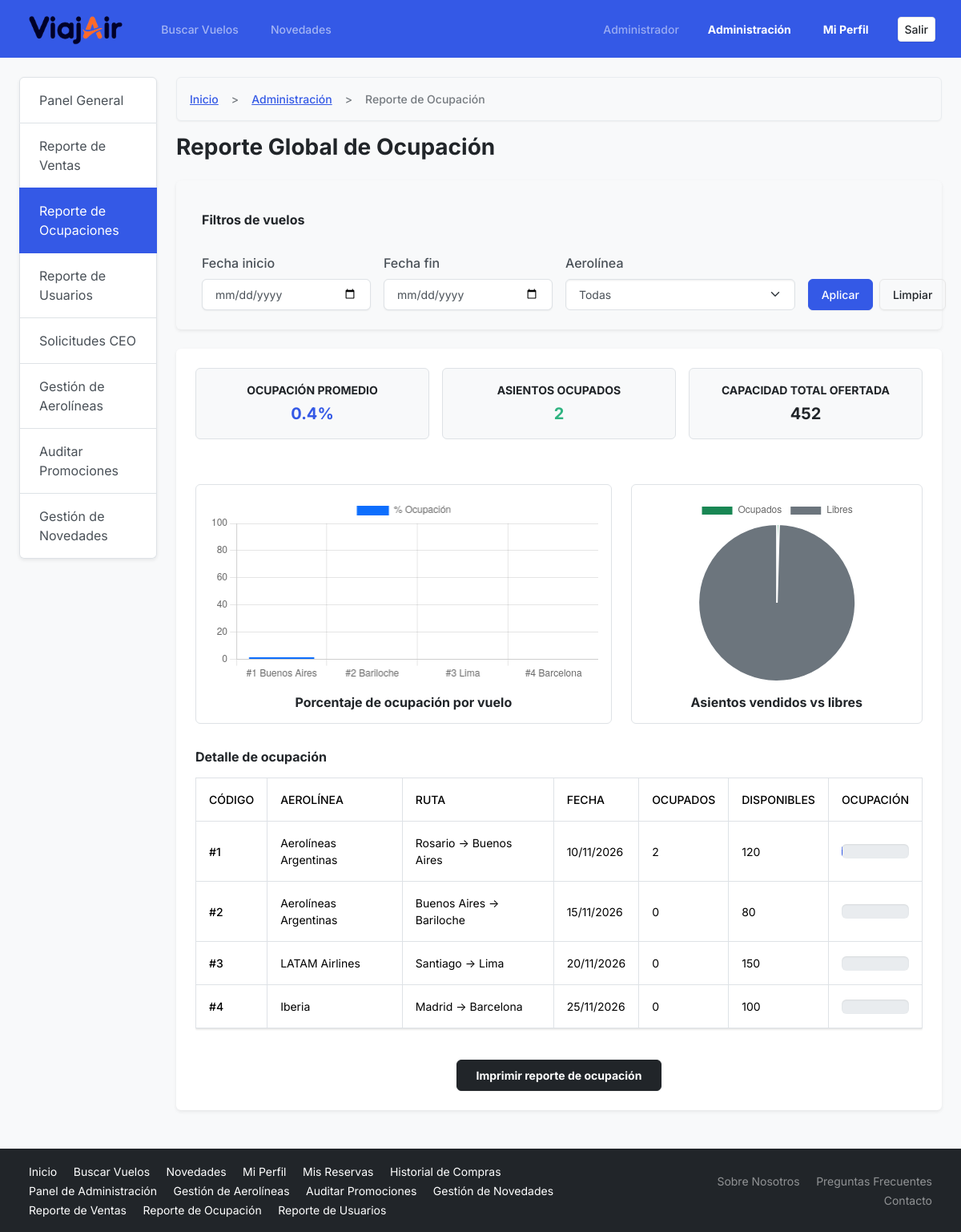
Screenshot of /admin/reporte_ocupacion.php (signed in) with the database file from the repository.
### tables this page shows
CREATE TABLE VUELOS (
    codVuelo INT AUTO_INCREMENT PRIMARY KEY,
    codAerolinea INT NOT NULL,
    origenVuelo VARCHAR(50) NOT NULL,
    destinoVuelo VARCHAR(50) NOT NULL,
    fechaSalidaVuelo DATE NOT NULL,
    horaSalidaVuelo TIME NOT NULL,
    precioVuelo DECIMAL(10,2) NOT NULL,
    asientosDisponibles INT NOT NULL,
    FOREIGN KEY (codAerolinea) REFERENCES AEROLINEAS(codAerolinea) ON DELETE CASCADE
);

CREATE TABLE AEROLINEAS (
    codAerolinea INT AUTO_INCREMENT PRIMARY KEY,
    nombreAerolinea VARCHAR(100) NOT NULL,
    codigoIATA VARCHAR(3) NOT NULL,
    descripcionAerolinea VARCHAR(200) NOT NULL,
    codPais VARCHAR(3) NOT NULL
);

### admin/reporte_ocupacion.php (the view, shortened to what this page needs)
<?php
require '../includes/conexion.php';
$inicio = filter_input(INPUT_GET, 'fecha_inicio', FILTER_UNSAFE_RAW);
$fin = filter_input(INPUT_GET, 'fecha_fin', FILTER_UNSAFE_RAW);
$inicio = is_string($inicio) ? trim($inicio) : ''; $fin = is_string($fin) ? trim($fin) : '';
$condiciones = ['1=1']; $params = []; $tipos = '';
$where = 'WHERE ' . implode(' AND ', $condiciones);
$sql = "SELECT v.codVuelo, v.origenVuelo, v.destinoVuelo, v.fechaSalidaVuelo, v.asientosDisponibles, a.nombreAerolinea,
    COALESCE(SUM(CASE WHEN r.estadoReserva = 'confirmada' THEN r.cantidadPasajes ELSE 0 END),0)
    ocupados FROM VUELOS v INNER JOIN AEROLINEAS a
    ON a.codAerolinea = v.codAerolinea LEFT JOIN RESERVAS r
    ON r.codVuelo = v.codVuelo $where GROUP BY v.codVuelo ORDER BY v.fechaSalidaVuelo";
$stmt = $conexion->prepare($sql);
$stmt->execute();
$result = $stmt->get_result();
$vuelos = [];
$capacidad = 0;
$ocupadosTotal = 0;
$labels = [];
$datos = [];
while ($v = $result->fetch_assoc()) {
    $v['capacidad'] = (int) $v['asientosDisponibles'] + (int) $v['ocupados'];
    $v['porcentaje'] = $v['capacidad'] ? round($v['ocupados'] / $v['capacidad'] * 100, 1) : 0;
    $vuelos[] = $v;
    $capacidad += $v['capacidad'];
    $ocupadosTotal += (int) $v['ocupados'];
    $labels[] = '#' . $v['codVuelo'] . ' ' . $v['destinoVuelo'];
    $datos[] = $v['porcentaje'];
}
$hayDatos = count($vuelos) > 0;
$ocupacion = $capacidad ? round($ocupadosTotal / $capacidad * 100, 1) : 0;
require '../includes/header.php';
?>
<div class="row">
    <?php
    require 'sidebar_admin.php';
    ?>
    <div class="col-md-9 col-lg-10">
        <nav aria-label="breadcrumb" class="d-print-none">
            <ol class="breadcrumb">
                <li class="breadcrumb-item"><a href="/tpi/index.php">Inicio</a></li>
                <li class="breadcrumb-item"><a href="/tpi/admin/dashboard.php">Administración</a></li>
                <li class="breadcrumb-item active" aria-current="page">Reporte de Ocupación</li>
            </ol>
        </nav>
        <h1 class="h3 fw-bold text-dark mb-4">Reporte Global de Ocupación</h1>
        <div class="card shadow-sm border-0 bg-light mb-4 d-print-none">
            <div class="card-body p-4">
                <form method="GET">
                    <fieldset class="row g-3 align-items-end border-0 p-0 m-0">
                        <legend class="h6 fw-bold text-dark mb-3">Filtros de vuelos</legend>
                        <div class="col-12 col-md-3">
                            <label for="fecha_inicio" class="form-label">Fecha inicio</label>
                            <input type="date" id="fecha_inicio" name="fecha_inicio" class="form-control" value="<?= htmlspecialchars($inicio); ?>">
                        </div>
                        <div class="col-12 col-md-3">
                            <label for="fecha_fin" class="form-label">Fecha fin</label>
                            <input type="date" id="fecha_fin" name="fecha_fin" class="form-control" value="<?= htmlspecialchars($fin); ?>">
                        </div>
                        <div class="col-12 col-md-4">
                            <label for="aerolinea" class="form-label">Aerolínea</label>
                            <select id="aerolinea" name="aerolinea" class="form-select">
                                <option value="0">Todas</option>
                            </select>
                        </div>
                        <div class="col-12 col-md-2 d-flex gap-2">
                            <button class="btn btn-primary" type="submit">Aplicar</button>
                            <a class="btn btn-outline-secondary" href="reporte_ocupacion.php">Limpiar</a>
                        </div>
                    </fieldset>
                </form>
            </div>
        </div>
        <?php if ($hayDatos): ?>
            <div class="card shadow-sm border-0 mb-4 p-4 bg-white">
                <div class="row g-3 mb-4">
                    <div class="col-12 col-md-4"><div class="p-3 bg-light border rounded text-center"><span class="text-dark small text-uppercase d-block fw-bold mb-1">Ocupación promedio</span><span class="fs-5 fw-bold text-primary d-block"><?= $ocupacion; ?>%</span></div></div>
                    <div class="col-12 col-md-4"><div class="p-3 bg-light border rounded text-center"><span class="text-dark small text-uppercase d-block fw-bold mb-1">Asientos ocupados</span><span class="fs-5 fw-bold text-success d-block"><?= $ocupadosTotal; ?></span></div></div>
                    <div class="col-12 col-md-4"><div class="p-3 bg-light border rounded text-center"><span class="text-dark small text-uppercase d-block fw-bold mb-1">Capacidad total ofertada</span><span class="fs-5 fw-bold text-dark d-block"><?= $capacidad; ?></span></div></div>
                </div>
                <div class="row g-4 my-2">
                    <div class="col-12 col-lg-7">
                        <div class="p-3 border rounded text-center h-100 bg-white">
                            <div style="position: relative; height: 230px;"><canvas id="ocupacionVuelos" role="img" aria-labelledby="titulo-ocupacion-vuelos"></canvas></div>
                            <h2 id="titulo-ocupacion-vuelos" class="h6 fw-bold text-dark mt-3 mb-0">Porcentaje de ocupación por vuelo</h2>
                        </div>
                    </div>
                    <div class="col-12 col-lg-5">
                        <div class="p-3 border rounded text-center h-100 bg-white">
                            <div style="position: relative; height: 230px;"><canvas id="ocupacionGlobal" role="img" aria-labelledby="titulo-ocupacion-global"></canvas></div>
                            <h2 id="titulo-ocupacion-global" class="h6 fw-bold text-dark mt-3 mb-0">Asientos vendidos vs libres</h2>
                        </div>
                    </div>
                </div>
                <div class="bloque-tabla-imprimir mt-4">
                    <h2 class="h6 fw-bold text-dark mb-3">Detalle de ocupación</h2>
                    <div class="table-responsive">
                        <table class="table table-bordered align-middle">
                            <thead><tr><th scope="col">Código</th><th scope="col">Aerolínea</th><th scope="col">Ruta</th><th scope="col">Fecha</th><th scope="col">Ocupados</th><th scope="col">Disponibles</th><th scope="col">Ocupación</th></tr></thead>
                            <tbody>
                                <?php foreach ($vuelos as $v): ?>
                                    <tr>
                                        <th scope="row">#<?= (int) $v['codVuelo']; ?></th>
                                        <td><?= htmlspecialchars($v['nombreAerolinea']); ?></td>
                                        <td><?= htmlspecialchars($v['origenVuelo'] . ' → ' . $v['destinoVuelo']); ?></td>
                                        <td><?= date('d/m/Y', strtotime($v['fechaSalidaVuelo'])); ?></td>
                                        <td><?= (int) $v['ocupados']; ?></td>
                                        <td><?= (int) $v['asientosDisponibles']; ?></td>
                                        <td><div class="progress" style="height: 18px;" aria-label="Ocupación: <?= $v['porcentaje']; ?> por ciento"></div></td>
                                    </tr>
                                <?php endforeach; ?>
                            </tbody>
                        </table>
                    </div>
                </div>
                <div class="text-center mt-4 d-print-none"><button type="button" class="btn btn-dark fw-bold px-4" onclick="window.print();">Imprimir reporte de ocupación</button></div>
            </div>
        <?php else: ?>
            <div class="alert alert-info text-center p-4 shadow-sm border-0" role="alert" aria-live="assertive">No existen vuelos para los filtros seleccionados.</div>
        <?php endif; ?>
    </div>
</div>
<?php if ($hayDatos): ?>
<script>
    new Chart(document.getElementById('ocupacionVuelos'), {
        type: 'bar',
        data: {
            labels: <?= json_encode($labels); ?>,
            datasets: [{ label: '% Ocupación', data: <?= json_encode($datos); ?>, backgroundColor: '#0d6efd' }]
        },
        options: { responsive: true, maintainAspectRatio: false, scales: { y: { beginAtZero: true, max: 100 } } }
    });
    new Chart(document.getElementById('ocupacionGlobal'), {
        type: 'pie',
        data: {
            labels: ['Ocupados', 'Libres'],
            datasets: [{ data: [<?= $ocupadosTotal; ?>, <?= $capacidad - $ocupadosTotal; ?>], backgroundColor: ['#198754', '#6c757d'] }]
        },
        options: { responsive: true, maintainAspectRatio: false }
    });
</script>
<?php endif; ?>
<?php require '../includes/footer.php'; ?>

### assets/css/styles.css (style rules this page uses)
html { overflow-y: scroll; }
html, body { max-width: 100%; overflow-x: clip; }
:is(a, button, input, select, textarea, .btn, .page-link, .accordion-button):focus-visible { outline: 3px solid #060b26; outline-offset: 2px; }

### rows the page displays
vuelos: codVuelo "1", codAerolinea.nombreAerolinea "Aerolíneas Argentinas", origenVuelo+destinoVuelo "Rosario → Buenos Aires", fechaSalidaVuelo "10/11/2026", ocupados "2", asientosDisponibles "120"
vuelos: codVuelo "2", codAerolinea.nombreAerolinea "Aerolíneas Argentinas", origenVuelo+destinoVuelo "Buenos Aires → Bariloche", fechaSalidaVuelo "15/11/2026", ocupados "0", asientosDisponibles "80"
vuelos: codVuelo "3", codAerolinea.nombreAerolinea "LATAM Airlines", origenVuelo+destinoVuelo "Santiago → Lima", fechaSalidaVuelo "20/11/2026", ocupados "0", asientosDisponibles "150"
vuelos: codVuelo "4", codAerolinea.nombreAerolinea "Iberia", origenVuelo+destinoVuelo "Madrid → Barcelona", fechaSalidaVuelo "25/11/2026", ocupados "0", asientosDisponibles "100"

### other values shown
explode(' ', trim($nameLogin))[0] "Administrador"
$ocupacion "0.4"
$ocupadosTotal "2"
$capacidad "452"
chart data {{ json_encode($datos) }} [1.6,0,0,0]
chart data {{ $ocupadosTotal }} 2
chart data {{ $capacidad - $ocupadosTotal }} 450
